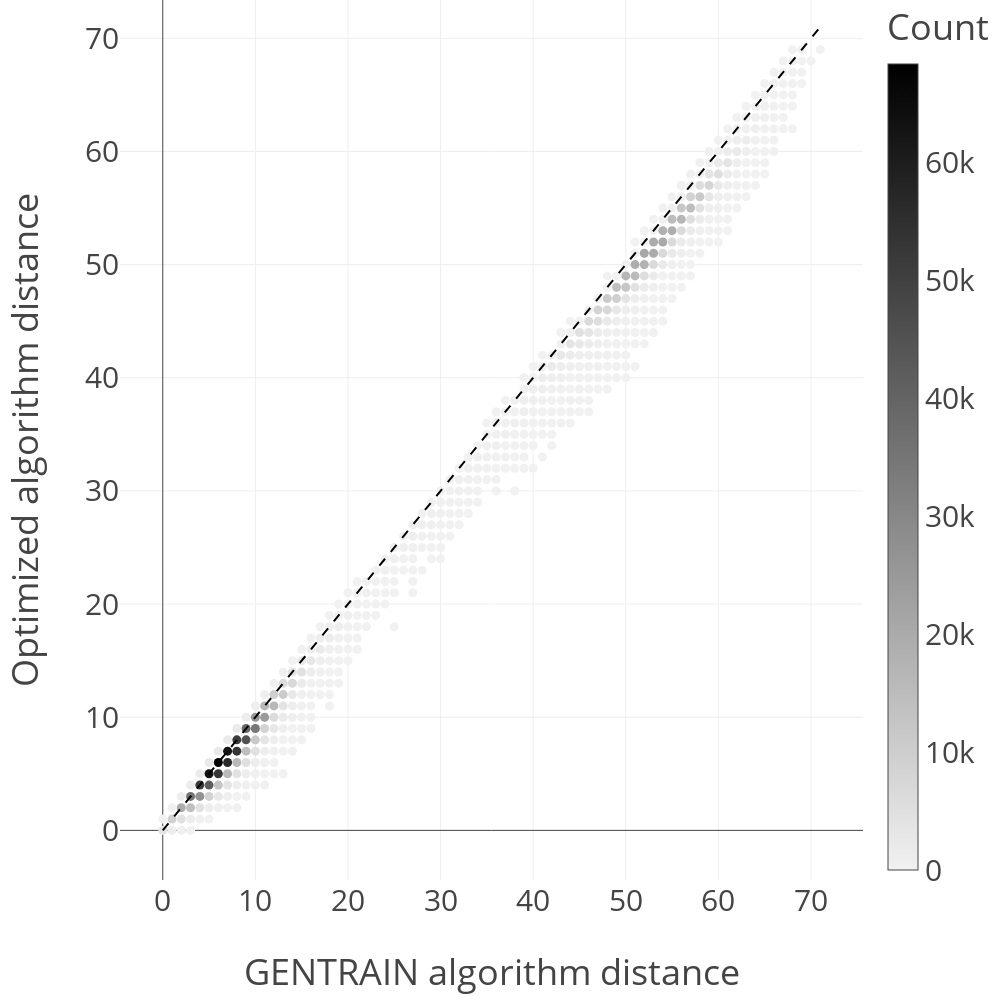

Notebook code for this chart:
### Code cell
gentrain_flatten = distance_matrix_gentrain.flatten()
optimized_flatten = distance_matrix_optimized.flatten()
data = pd.DataFrame({
    "gentrain": gentrain_flatten,
    "optimized": optimized_flatten
})


data = data.groupby(["gentrain", "optimized"]).size().reset_index(name="count")

fig = px.scatter(data, x="gentrain", y="optimized", color="count", color_continuous_scale=[[0, "#f1f1f1"], [1, "#000000"]], labels={"count": "Count"})

fig.add_shape(
    type="line",
    x0=min(gentrain_flatten.min(), optimized_flatten.min()),
    y0=min(gentrain_flatten.min(), optimized_flatten.min()),
    x1=max(gentrain_flatten.max(), optimized_flatten.max()),
    y1=max(gentrain_flatten.max(), optimized_flatten.max()),
    line=dict(color="black", width=2, dash="dash"),
    name="y = x",
)
fig.update_layout(width=1000, height=1000,template="presentation",font=dict(size=30),  xaxis=dict(
        title=dict(
            text="GENTRAIN algorithm distance",
            standoff=40
        ),
        tickangle=0
    ),
    margin=dict(l=120,r=0,t=0,b=120),
    yaxis=dict(
        title=dict(
            text="Optimized algorithm distance",
            standoff=40
        ),
        tickangle=0
    ),)
fig.show()

### Figure 1 — Plotly figure (JSON) as saved in the notebook; plotly's stock layout.template omitted (floating-point values rounded to 4 significant figures; data arrays with more than 128 entries replaced by an {"elided": "..."} marker saying what was removed)
{"data": [{"hovertemplate": "gentrain=%{x}<br>optimized=%{y}<br>Count=%{marker.color}<extra></extra>", "legendgroup": "", "marker": {"color": {"elided": "548 int values"}, "coloraxis": "coloraxis", "symbol": "circle"}, "mode": "markers", "name": "", "orientation": "v", "showlegend": false, "type": "scatter", "x": {"elided": "548 int values"}, "xaxis": "x", "y": {"elided": "548 int values"}, "yaxis": "y"}], "layout": {"coloraxis": {"colorbar": {"title": {"text": "Count"}}, "colorscale": [[0, "#f1f1f1"], [1, "#000000"]]}, "font": {"size": 30}, "height": 1000, "legend": {"tracegroupgap": 0}, "margin": {"b": 120, "l": 120, "r": 0, "t": 0}, "shapes": [{"line": {"color": "black", "dash": "dash", "width": 2}, "name": "y = x", "type": "line", "x0": 0, "x1": 71, "y0": 0, "y1": 71}], "width": 1000, "xaxis": {"anchor": "y", "autorange": true, "domain": [0, 1], "range": [-4.623, 75.62], "tickangle": 0, "title": {"standoff": 40, "text": "GENTRAIN algorithm distance"}, "type": "linear"}, "yaxis": {"anchor": "x", "autorange": true, "domain": [0, 1], "range": [-4.386, 73.39], "tickangle": 0, "title": {"standoff": 40, "text": "Optimized algorithm distance"}, "type": "linear"}}}
